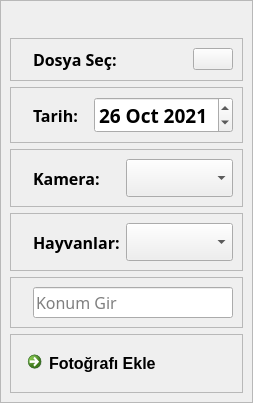
            <widget class="QWidget" name="add_photo_page">
             <property name="geometry">
              <rect>
               <x>0</x>
               <y>0</y>
               <width>249</width>
               <height>377</height>
              </rect>
             </property>
             <attribute name="icon">
              <iconset resource="icons_qrc.qrc">
               <normaloff>:/white/icons/white-icons/image.svg</normaloff>:/white/icons/white-icons/image.svg</iconset>
             </attribute>
             <attribute name="label">
              <string>Fotoğraf Ekle</string>
             </attribute>
             <layout class="QHBoxLayout" name="horizontalLayout_8">
              <property name="spacing">
               <number>0</number>
              </property>
              <property name="leftMargin">
               <number>0</number>
              </property>
              <property name="topMargin">
               <number>0</number>
              </property>
              <property name="rightMargin">
               <number>0</number>
              </property>
              <property name="bottomMargin">
               <number>0</number>
              </property>
              <item>
               <widget class="QFrame" name="frame_ap">
                <property name="frameShape">
                 <enum>QFrame::StyledPanel</enum>
                </property>
                <property name="frameShadow">
                 <enum>QFrame::Raised</enum>
                </property>
                <layout class="QVBoxLayout" name="verticalLayout_4">
                 <item alignment="Qt::AlignHCenter|Qt::AlignVCenter">
                  <widget class="QLabel" name="label_ap_f">
                   <property name="font">
                    <font>
                     <family>Century Gothic</family>
                     <pointsize>12</pointsize>
                     <weight>75</weight>
                     <bold>true</bold>
                    </font>
                   </property>
                   <property name="text">
                    <string/>
                   </property>
                  </widget>
                 </item>
                 <item>
                  <widget class="QFrame" name="frame_tb_ap_ff">
                   <property name="styleSheet">
                    <string notr="true"/>
                   </property>
                   <property name="frameShape">
                    <enum>QFrame::StyledPanel</enum>
                   </property>
                   <property name="frameShadow">
                    <enum>QFrame::Raised</enum>
                   </property>
                   <layout class="QHBoxLayout" name="horizontalLayout_18">
                    <item alignment="Qt::AlignLeft|Qt::AlignVCenter">
                     <widget class="QLabel" name="label_ap_ff_i">
                      <property name="text">
                       <string/>
                      </property>
                      <property name="pixmap">
                       <pixmap resource="icons_qrc.qrc">:/white/icons/white-icons/folder.svg</pixmap>
                      </property>
                      <property name="scaledContents">
                       <bool>true</bool>
                      </property>
                     </widget>
                    </item>
                    <item>
                     <widget class="QLabel" name="label_ap_ff">
                      <property name="sizePolicy">
                       <sizepolicy hsizetype="Expanding" vsizetype="Preferred">
                        <horstretch>0</horstretch>
                        <verstretch>0</verstretch>
                       </sizepolicy>
                      </property>
                      <property name="font">
                       <font>
                        <family>Century Gothic</family>
                        <pointsize>12</pointsize>
                        <weight>75</weight>
                        <bold>true</bold>
                       </font>
                      </property>
                      <property name="text">
                       <string>Dosya Seç:</string>
                      </property>
                     </widget>
                    </item>
                    <item>
                     <widget class="QPushButton" name="pushButton_ap_ff">
                      <property name="text">
                       <string/>
                      </property>
                      <property name="icon">
                       <iconset resource="icons_qrc.qrc">
                        <normaloff>:/white/icons/white-icons/folder-plus.svg</normaloff>:/white/icons/white-icons/folder-plus.svg</iconset>
                      </property>
                      <property name="iconSize">
                       <size>
                        <width>30</width>
                        <height>30</height>
                       </size>
                      </property>
                     </widget>
                    </item>
                   </layout>
                  </widget>
                 </item>
                 <item>
                  <widget class="QFrame" name="frame_tb_ap_df">
                   <property name="styleSheet">
                    <string notr="true"/>
                   </property>
                   <property name="frameShape">
                    <enum>QFrame::StyledPanel</enum>
                   </property>
                   <property name="frameShadow">
                    <enum>QFrame::Raised</enum>
                   </property>
                   <layout class="QHBoxLayout" name="horizontalLayout_14">
                    <item alignment="Qt::AlignLeft|Qt::AlignVCenter">
                     <widget class="QLabel" name="label_ap_df_i">
                      <property name="text">
                       <string/>
                      </property>
                      <property name="pixmap">
                       <pixmap resource="icons_qrc.qrc">:/white/icons/white-icons/calendar.svg</pixmap>
                      </property>
                      <property name="scaledContents">
                       <bool>true</bool>
                      </property>
                     </widget>
                    </item>
                    <item>
                     <widget class="QLabel" name="label_ap_df">
                      <property name="sizePolicy">
                       <sizepolicy hsizetype="Expanding" vsizetype="Preferred">
                        <horstretch>0</horstretch>
                        <verstretch>0</verstretch>
                       </sizepolicy>
                      </property>
                      <property name="font">
                       <font>
                        <family>Century Gothic</family>
                        <pointsize>12</pointsize>
                        <weight>75</weight>
                        <bold>true</bold>
                       </font>
                      </property>
                      <property name="text">
                       <string>Tarih:</string>
                      </property>
                     </widget>
                    </item>
                    <item>
                     <widget class="QDateEdit" name="dateEdit_ap_df">
                      <property name="sizePolicy">
                       <sizepolicy hsizetype="Preferred" vsizetype="Preferred">
                        <horstretch>0</horstretch>
                        <verstretch>0</verstretch>
                       </sizepolicy>
                      </property>
                      <property name="font">
                       <font>
                        <family>Century Gothic</family>
                        <pointsize>14</pointsize>
                        <weight>75</weight>
                        <bold>true</bold>
                       </font>
                      </property>
                      <property name="styleSheet">
                       <string notr="true"/>
                      </property>
                      <property name="date">
                       <date>
                        <year>2021</year>
                        <month>10</month>
                        <day>26</day>
                       </date>
                      </property>
                     </widget>
                    </item>
                   </layout>
                  </widget>
                 </item>
                 <item>
                  <widget class="QFrame" name="frame_tb_ap_cf">
                   <property name="sizePolicy">
                    <sizepolicy hsizetype="Preferred" vsizetype="Preferred">
                     <horstretch>0</horstretch>
                     <verstretch>0</verstretch>
                    </sizepolicy>
                   </property>
                   <property name="frameShape">
                    <enum>QFrame::StyledPanel</enum>
                   </property>
                   <property name="frameShadow">
                    <enum>QFrame::Raised</enum>
                   </property>
                   <layout class="QHBoxLayout" name="horizontalLayout_15">
                    <item alignment="Qt::AlignLeft|Qt::AlignVCenter">
                     <widget class="QLabel" name="label_ap_cf_i">
                      <property name="text">
                       <string/>
                      </property>
                      <property name="pixmap">
                       <pixmap resource="icons_qrc.qrc">:/white/icons/white-icons/camera.svg</pixmap>
                      </property>
                      <property name="scaledContents">
                       <bool>true</bool>
                      </property>
                     </widget>
                    </item>
                    <item>
                     <widget class="QLabel" name="label_ap_cf">
                      <property name="sizePolicy">
                       <sizepolicy hsizetype="Expanding" vsizetype="Preferred">
                        <horstretch>0</horstretch>
                        <verstretch>0</verstretch>
                       </sizepolicy>
                      </property>
                      <property name="font">
                       <font>
                        <family>Century Gothic</family>
                        <pointsize>12</pointsize>
                        <weight>75</weight>
                        <bold>true</bold>
                       </font>
                      </property>
                      <property name="text">
                       <string>Kamera:</string>
                      </property>
                     </widget>
                    </item>
                    <item>
                     <widget class="QComboBox" name="comboBox_ap_cf">
                      <property name="sizePolicy">
                       <sizepolicy hsizetype="Expanding" vsizetype="Fixed">
                        <horstretch>0</horstretch>
                        <verstretch>0</verstretch>
                       </sizepolicy>
                      </property>
                      <property name="font">
                       <font>
                        <family>Century Gothic</family>
                        <pointsize>16</pointsize>
                       </font>
                      </property>
                     </widget>
                    </item>
                   </layout>
                  </widget>
                 </item>
                 <item>
                  <widget class="QFrame" name="frame_tb_ap_af">
                   <property name="sizePolicy">
                    <sizepolicy hsizetype="Preferred" vsizetype="Preferred">
                     <horstretch>0</horstretch>
                     <verstretch>0</verstretch>
                    </sizepolicy>
                   </property>
                   <property name="frameShape">
                    <enum>QFrame::StyledPanel</enum>
                   </property>
                   <property name="frameShadow">
                    <enum>QFrame::Raised</enum>
                   </property>
                   <layout class="QHBoxLayout" name="horizontalLayout_16">
                    <item alignment="Qt::AlignLeft|Qt::AlignVCenter">
                     <widget class="QLabel" name="label_ap_af_i">
                      <property name="text">
                       <string/>
                      </property>
                      <property name="pixmap">
                       <pixmap resource="icons_qrc.qrc">:/white/icons/white-icons/twitter.svg</pixmap>
                      </property>
                      <property name="scaledContents">
                       <bool>true</bool>
                      </property>
                     </widget>
                    </item>
                    <item>
                     <widget class="QLabel" name="label_ap_af">
                      <property name="sizePolicy">
                       <sizepolicy hsizetype="Expanding" vsizetype="Preferred">
                        <horstretch>0</horstretch>
                        <verstretch>0</verstretch>
                       </sizepolicy>
                      </property>
                      <property name="font">
                       <font>
                        <family>Century Gothic</family>
                        <pointsize>12</pointsize>
                        <weight>75</weight>
                        <bold>true</bold>
                       </font>
                      </property>
                      <property name="text">
                       <string>Hayvanlar:</string>
                      </property>
                     </widget>
                    </item>
                    <item>
                     <widget class="QComboBox" name="comboBox_ap_af">
                      <property name="font">
                       <font>
                        <family>Century Gothic</family>
                        <pointsize>16</pointsize>
                       </font>
                      </property>
                     </widget>
                    </item>
                   </layout>
                  </widget>
                 </item>
                 <item>
                  <widget class="QFrame" name="frame_tb_ap_al">
                   <property name="frameShape">
                    <enum>QFrame::StyledPanel</enum>
                   </property>
                   <property name="frameShadow">
                    <enum>QFrame::Raised</enum>
                   </property>
                   <layout class="QHBoxLayout" name="horizontalLayout_37">
                    <item alignment="Qt::AlignLeft|Qt::AlignVCenter">
                     <widget class="QLabel" name="label_tb_ap_al">
                      <property name="text">
                       <string/>
                      </property>
                      <property name="pixmap">
                       <pixmap resource="icons_qrc.qrc">:/white/icons/white-icons/map-pin.svg</pixmap>
                      </property>
                      <property name="scaledContents">
                       <bool>true</bool>
                      </property>
                     </widget>
                    </item>
                    <item>
                     <widget class="QLineEdit" name="lineEdit_tb_ap_al">
                      <property name="font">
                       <font>
                        <family>Century Gothic</family>
                        <pointsize>12</pointsize>
                       </font>
                      </property>
                      <property name="placeholderText">
                       <string>Konum Gir</string>
                      </property>
                     </widget>
                    </item>
                   </layout>
                  </widget>
                 </item>
                 <item>
                  <widget class="QFrame" name="frame_tb_ap_b">
                   <property name="sizePolicy">
                    <sizepolicy hsizetype="Preferred" vsizetype="Expanding">
                     <horstretch>0</horstretch>
                     <verstretch>0</verstretch>
                    </sizepolicy>
                   </property>
                   <property name="frameShape">
                    <enum>QFrame::StyledPanel</enum>
                   </property>
                   <property name="frameShadow">
                    <enum>QFrame::Raised</enum>
                   </property>
                   <layout class="QHBoxLayout" name="horizontalLayout_17">
                    <item alignment="Qt::AlignTop">
                     <widget class="QCommandLinkButton" name="commandLinkButton_tb_ap">
                      <property name="font">
                       <font>
                        <family>Segoe UI</family>
                        <pointsize>12</pointsize>
                       </font>
                      </property>
                      <property name="text">
                       <string>Fotoğrafı Ekle</string>
                      </property>
                      <property name="icon">
                       <iconset resource="icons_qrc.qrc">
                        <normaloff>:/white/icons/white-icons/plus-square.svg</normaloff>:/white/icons/white-icons/plus-square.svg</iconset>
                      </property>
                      <property name="iconSize">
                       <size>
                        <width>25</width>
                        <height>25</height>
                       </size>
                      </property>
                     </widget>
                    </item>
                   </layout>
                  </widget>
                 </item>
                </layout>
               </widget>
              </item>
             </layout>
            </widget>
